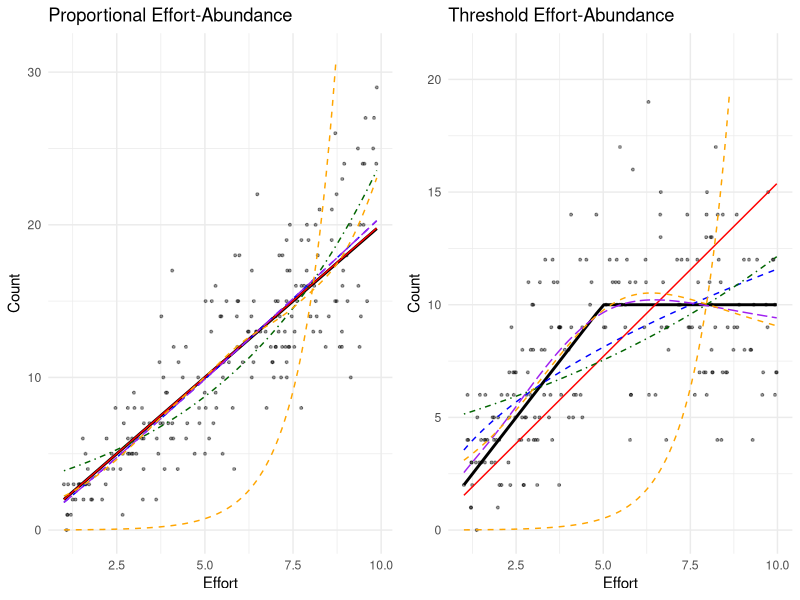
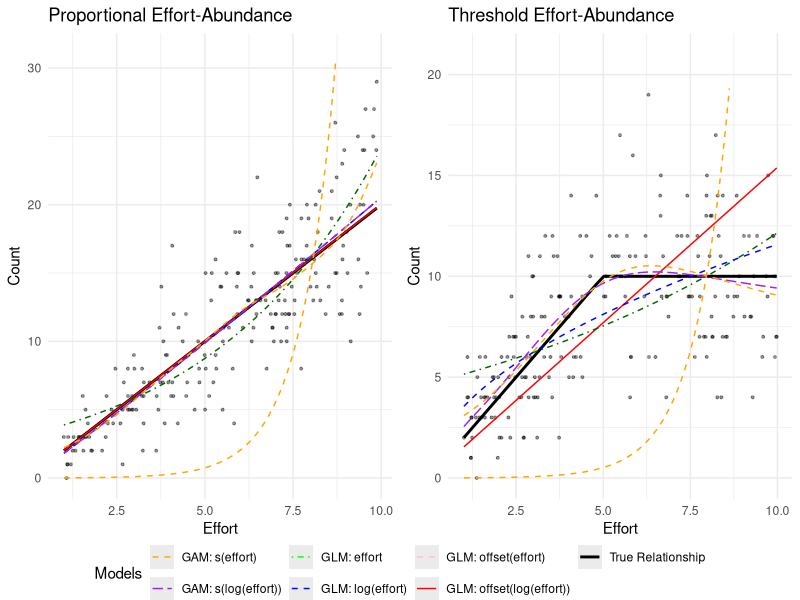

The R source for these figures, in order:
##############################################################
####   Code to generate and evaluate catch data...        ####
####   ... given Site, Temperature, and Effort effects... ####
####   ... to test how to best model Effort in GLMs.      ####
####   J.A.Smith NSW DPI 30/8/24                          ####
##############################################################

## This script generates an example figure showing numerous effort marginals (Figure 1)
## The data generated are here are simpler than in the main simulation function

# Load libraries
library(ggplot2)
library(mgcv)
library(gridExtra)

#set.seed(117)

# Generate data
generate_data <- function(n = 200, type = "proportional") {
  effort <- runif(n, 1, 10)
  
  if (type == "proportional") {
    true_lambda <- 2 * effort
    lambda <- true_lambda + rnorm(n, 0, 0.5)
  } else {
    true_lambda <- pmin(2 * effort, 10)
    lambda <- true_lambda + rnorm(n, 0, 0.5)
  }
  
  count <- rpois(n, lambda)
  #count <- rnbinom(n, mu = lambda, size = 1.1)
  data.frame(count = count, effort = effort, true_lambda = true_lambda)
}

# Generate data sets
data_prop <- generate_data(type = "proportional")
data_thresh <- generate_data(type = "threshold")

# Function to fit models and extract predictions
fit_models <- function(data) {
  models <- list(
    m1 = glm(count ~ offset(log(effort)), family = poisson, data = data),
    m2 = glm(count ~ log(effort), family = poisson, data = data),
    m3 = glm(count ~ effort, family = poisson, data = data),
    m4 = gam(count ~ s(log(effort)), family = poisson, data = data),
    m5 = gam(count ~ s(effort), family = poisson, data = data),
    m6 = glm(count ~ offset(effort), family = poisson, data = data)
  )
  new_data <- data.frame(effort = seq(min(data$effort), max(data$effort), length.out = 100))
  predictions <- lapply(models, function(m) {
    cbind(new_data, count = predict(m, newdata = new_data, type = "response"))
  })
  list(models = models, predictions = predictions)
}

# Fit models
fits_prop <- fit_models(data_prop)
fits_thresh <- fit_models(data_thresh)

# Create plots
create_plot <- function(data, fits, title, true_relationship) {
  ggplot(data, aes(x = effort, y = count)) +
    geom_point(alpha = 0.4, size = 0.7) +
    geom_line(aes(y = true_lambda, color = "True Relationship"), linewidth = 1) +
    geom_line(data = fits$predictions$m1, aes(color = "GLM: offset(log(effort))"), linetype = "solid") +
    geom_line(data = fits$predictions$m2, aes(color = "GLM: log(effort)"), linetype = "dashed") +
    geom_line(data = fits$predictions$m3, aes(color = "GLM: effort"), linetype = "dotdash") +
    geom_line(data = fits$predictions$m4, aes(color = "GAM: s(log(effort))"), linetype = "longdash") +
    geom_line(data = fits$predictions$m5, aes(color = "GAM: s(effort)"), linetype = "dashed") +
    geom_line(data = fits$predictions$m6, aes(color = "GAM: s(effort)"), linetype = "dashed") +
    scale_color_manual(values = c("True Relationship" = "black",
                                  "GLM: offset(log(effort))" = "red",
                                  "GLM: log(effort)" = "blue",
                                  "GLM: effort" = "darkgreen",
                                  "GAM: s(log(effort))" = "purple",
                                  "GAM: s(effort)" = "orange",
                                  "GLM: offset(effort)" = "pink")) +
    ylim(0, max(data)+2) +
    labs(title = title, x = "Effort", y = "Count", color = "Models") +
    theme_minimal() +
    theme(legend.position = "none")
}

plot_prop <- create_plot(data_prop, fits_prop, "Proportional Effort-Abundance", "2 * effort")
plot_thresh <- create_plot(data_thresh, fits_thresh, "Threshold Effort-Abundance", "min(2 * effort, 10)")

# Combine plots
combined_plot <- grid.arrange(plot_prop, plot_thresh, ncol = 2)

# Create a function to add a common legend
add_legend <- function(g1, g2, legend_title) {
  g_legend <- function(a.gplot){
    tmp <- ggplot_gtable(ggplot_build(a.gplot))
    leg <- which(sapply(tmp$grobs, function(x) x$name) == "guide-box")
    legend <- tmp$grobs[[leg]]
    return(legend)
  }
  
  legend <- g_legend( ggplot() +
      geom_line(aes(x = 1, y = 1, color = "True Relationship"), linewidth = 1) +
      geom_line(aes(x = 1, y = 1, color = "GLM: offset(log(effort))"), linetype = "solid") +
      geom_line(aes(x = 1, y = 1, color = "GLM: log(effort)"), linetype = "dashed") +
      geom_line(aes(x = 1, y = 1, color = "GLM: effort"), linetype = "dotdash") +
      geom_line(aes(x = 1, y = 1, color = "GAM: s(log(effort))"), linetype = "longdash") +
      geom_line(aes(x = 1, y = 1, color = "GAM: s(effort)"), linetype = "dashed") +
      geom_line(aes(x = 1, y = 1, color = "GLM: offset(effort)"), linetype = "dashed") +
      scale_color_manual(values = c("True Relationship" = "black",
                                    "GLM: offset(log(effort))" = "red",
                                    "GLM: log(effort)" = "blue",
                                    "GLM: effort" = "green",
                                    "GAM: s(log(effort))" = "purple",
                                    "GAM: s(effort)" = "orange",
                                    "GLM: offset(effort)" = "pink")) +
      theme(legend.position = "bottom") +
      labs(color = legend_title) )
  
  grid.arrange(arrangeGrob(g1, g2, ncol = 2),
               legend,
               nrow = 2,
               heights = c(10, 1))
}

# Create the final plot with legend
final_plot <- add_legend(plot_prop, plot_thresh, "Models")
